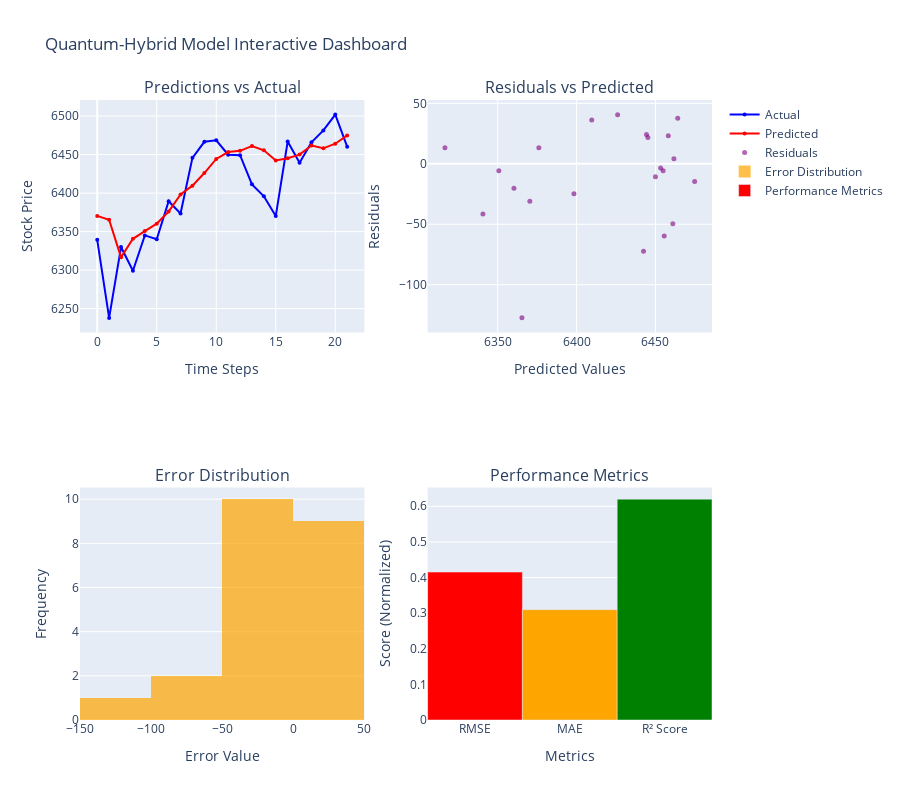

Notebook code for this chart:
### Code cell
# Interactive Dashboard Components
import plotly.graph_objects as go
from plotly.subplots import make_subplots

# Check if we have the required data
if 'y_val_true' in locals() and 'val_predictions' in locals() and 'residuals' in locals():
    # Interactive prediction plot
    fig = make_subplots(rows=2, cols=2,
                        subplot_titles=('Predictions vs Actual', 'Residuals vs Predicted', 
                                       'Error Distribution', 'Performance Metrics'))

    # Main prediction plot
    fig.add_trace(go.Scatter(y=y_val_true, mode='lines+markers', name='Actual', 
                            line=dict(color='blue'), marker=dict(size=4)), 
                  row=1, col=1)
    fig.add_trace(go.Scatter(y=val_predictions, mode='lines+markers', name='Predicted', 
                            line=dict(color='red'), marker=dict(size=4)), 
                  row=1, col=1)

    # Residuals scatter plot
    fig.add_trace(go.Scatter(x=val_predictions, y=residuals, mode='markers', 
                            name='Residuals', marker=dict(color='purple', size=5, opacity=0.6)), 
                  row=1, col=2)

    # Error distribution histogram
    fig.add_trace(go.Histogram(x=residuals, name='Error Distribution', 
                              marker_color='orange', opacity=0.7), 
                  row=2, col=1)

    # Performance metrics bar chart
    metrics_names = ['RMSE', 'MAE', 'R² Score']
    metrics_values = [rmse/100, mae/100, r2]  # Normalize for better visualization
    fig.add_trace(go.Bar(x=metrics_names, y=metrics_values, name='Performance Metrics',
                        marker_color=['red', 'orange', 'green']), 
                  row=2, col=2)

    # Update layout
    fig.update_layout(height=800, showlegend=True, 
                     title_text="Quantum-Hybrid Model Interactive Dashboard")
    
    # Update axes labels
    fig.update_xaxes(title_text="Time Steps", row=1, col=1)
    fig.update_yaxes(title_text="Stock Price", row=1, col=1)
    fig.update_xaxes(title_text="Predicted Values", row=1, col=2)
    fig.update_yaxes(title_text="Residuals", row=1, col=2)
    fig.update_xaxes(title_text="Error Value", row=2, col=1)
    fig.update_yaxes(title_text="Frequency", row=2, col=1)
    fig.update_xaxes(title_text="Metrics", row=2, col=2)
    fig.update_yaxes(title_text="Score (Normalized)", row=2, col=2)

    # Save and display
    fig.write_html("interactive_dashboard.html")
    print("Interactive dashboard saved as 'interactive_dashboard.html'")
    fig.show()
    
else:
    print("Required data not available. Please run the evaluation cell first.")
    
    # Create a simplified version with mock data
    x_data = np.linspace(0, 100, 100)
    actual_data = 100 + 10 * np.sin(x_data * 0.1) + 2 * np.random.randn(100)
    predicted_data = actual_data + np.random.randn(100)
    
    fig = go.Figure()
    fig.add_trace(go.Scatter(x=x_data, y=actual_data, mode='lines', name='Actual'))
    fig.add_trace(go.Scatter(x=x_data, y=predicted_data, mode='lines', name='Predicted'))
    fig.update_layout(title="Sample Dashboard - Run Evaluation First for Real Data")
    fig.write_html("sample_dashboard.html")
    fig.show()

### Figure 1 — Plotly figure (JSON) as saved in the notebook; plotly's stock layout.template omitted (floating-point values rounded to 4 significant figures)
{"data": [{"line": {"color": "blue"}, "marker": {"size": 4}, "mode": "lines+markers", "name": "Actual", "type": "scatter", "xaxis": "x", "y": [6339.0, 6238.0, 6330.0, 6299.0, 6345.0, 6340, 6389.0, 6373.0, 6446.0, 6467.0, 6469.0, 6450.0, 6449.0, 6411.0, 6396.0, 6370.0, 6467.0, 6439.0, 6466.0, 6481.0, 6502.0, 6460.0], "yaxis": "y"}, {"line": {"color": "red"}, "marker": {"size": 4}, "mode": "lines+markers", "name": "Predicted", "type": "scatter", "xaxis": "x", "y": [6370.0, 6365.0, 6317.0, 6341.0, 6351.0, 6360.0, 6376.0, 6398.0, 6410.0, 6426.0, 6444.0, 6453.0, 6455.0, 6461.0, 6456.0, 6442.0, 6445.0, 6450.0, 6462.0, 6458.0, 6464.0, 6475.0], "yaxis": "y"}, {"marker": {"color": "purple", "opacity": 0.6, "size": 5}, "mode": "markers", "name": "Residuals", "type": "scatter", "x": [6370.0, 6365.0, 6317.0, 6341.0, 6351.0, 6360.0, 6376.0, 6398.0, 6410.0, 6426.0, 6444.0, 6453.0, 6455.0, 6461.0, 6456.0, 6442.0, 6445.0, 6450.0, 6462.0, 6458.0, 6464.0, 6475.0], "xaxis": "x2", "y": [-30.99, -127.3, 13.37, -41.44, -5.667, -20.3, 13.37, -24.88, 36.14, 40.57, 24.23, -3.48, -5.695, -49.64, -59.75, -72.26, 21.72, -10.67, 4.241, 23.28, 37.75, -14.58], "yaxis": "y2"}, {"marker": {"color": "orange"}, "name": "Error Distribution", "opacity": 0.7, "type": "histogram", "x": [-30.99, -127.3, 13.37, -41.44, -5.667, -20.3, 13.37, -24.88, 36.14, 40.57, 24.23, -3.48, -5.695, -49.64, -59.75, -72.26, 21.72, -10.67, 4.241, 23.28, 37.75, -14.58], "xaxis": "x3", "yaxis": "y3"}, {"marker": {"color": ["red", "orange", "green"]}, "name": "Performance Metrics", "type": "bar", "x": ["RMSE", "MAE", "R² Score"], "xaxis": "x4", "y": [0.4153, 0.3097, 0.62], "yaxis": "y4"}], "layout": {"annotations": [{"font": {"size": 16}, "showarrow": false, "text": "Predictions vs Actual", "x": 0.225, "xanchor": "center", "xref": "paper", "y": 1, "yanchor": "bottom", "yref": "paper"}, {"font": {"size": 16}, "showarrow": false, "text": "Residuals vs Predicted", "x": 0.775, "xanchor": "center", "xref": "paper", "y": 1, "yanchor": "bottom", "yref": "paper"}, {"font": {"size": 16}, "showarrow": false, "text": "Error Distribution", "x": 0.225, "xanchor": "center", "xref": "paper", "y": 0.375, "yanchor": "bottom", "yref": "paper"}, {"font": {"size": 16}, "showarrow": false, "text": "Performance Metrics", "x": 0.775, "xanchor": "center", "xref": "paper", "y": 0.375, "yanchor": "bottom", "yref": "paper"}], "height": 800, "showlegend": true, "title": {"text": "Quantum-Hybrid Model Interactive Dashboard"}, "xaxis": {"anchor": "y", "domain": [0, 0.45], "title": {"text": "Time Steps"}}, "xaxis2": {"anchor": "y2", "domain": [0.55, 1], "title": {"text": "Predicted Values"}}, "xaxis3": {"anchor": "y3", "domain": [0, 0.45], "title": {"text": "Error Value"}}, "xaxis4": {"anchor": "y4", "domain": [0.55, 1], "title": {"text": "Metrics"}}, "yaxis": {"anchor": "x", "domain": [0.625, 1], "title": {"text": "Stock Price"}}, "yaxis2": {"anchor": "x2", "domain": [0.625, 1], "title": {"text": "Residuals"}}, "yaxis3": {"anchor": "x3", "domain": [0, 0.375], "title": {"text": "Frequency"}}, "yaxis4": {"anchor": "x4", "domain": [0, 0.375], "title": {"text": "Score (Normalized)"}}}}
